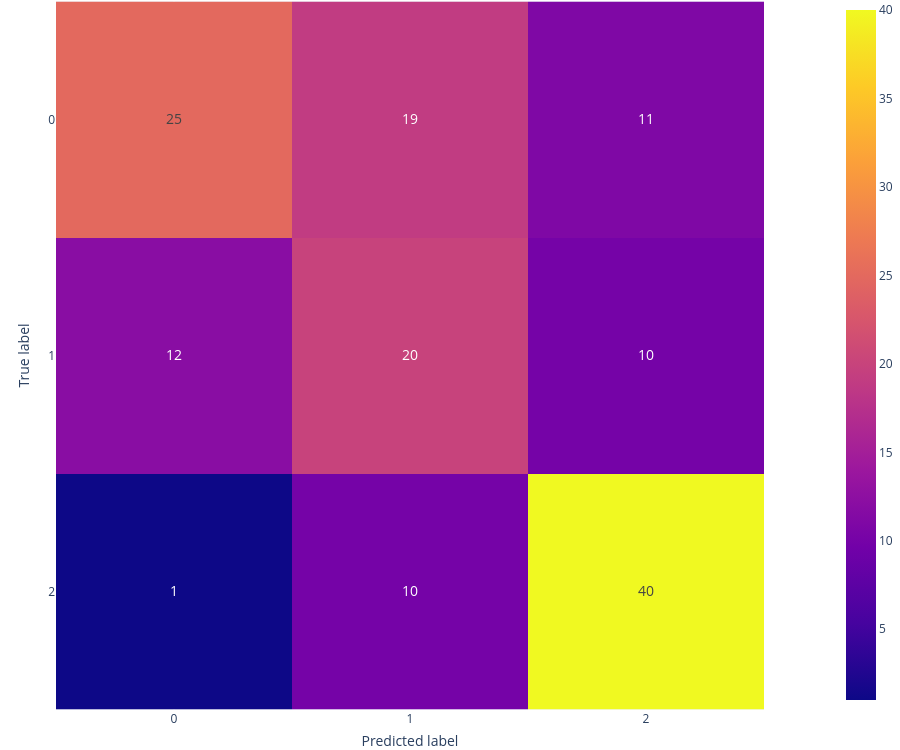

The cell this chart's notebook holds for it:
### Code cell
classifier =  LogisticRegression(solver='lbfgs', penalty='l2', max_iter = 100, random_state = seed, C=2)
confusion(classifier, wine_X_tr, wine_y_tr, wine_X_val, wine_y_val)

### Figure 1 — Plotly figure (JSON) as saved in the notebook; plotly's stock layout.template omitted (floating-point values rounded to 4 significant figures)
{"data": [{"coloraxis": "coloraxis", "hovertemplate": "x: %{x}<br>y: %{y}<br>color: %{z}<extra></extra>", "name": "0", "textfont": {"size": 14}, "texttemplate": "%{z}", "type": "heatmap", "xaxis": "x", "yaxis": "y", "z": [[25, 19, 11], [12, 20, 10], [1, 10, 40]]}], "layout": {"coloraxis": {"colorscale": [[0, "#0d0887"], [0.1111, "#46039f"], [0.2222, "#7201a8"], [0.3333, "#9c179e"], [0.4444, "#bd3786"], [0.5556, "#d8576b"], [0.6667, "#ed7953"], [0.7778, "#fb9f3a"], [0.8889, "#fdca26"], [1, "#f0f921"]]}, "height": 750, "margin": {"b": 0, "l": 0, "r": 0, "t": 0}, "width": 900, "xaxis": {"anchor": "y", "constrain": "domain", "domain": [0, 1], "dtick": 1, "scaleanchor": "y", "tickmode": "linear", "title": {"text": "Predicted label"}}, "yaxis": {"anchor": "x", "autorange": "reversed", "constrain": "domain", "domain": [0, 1], "dtick": 1, "tickmode": "linear", "title": {"text": "True label"}}}}
